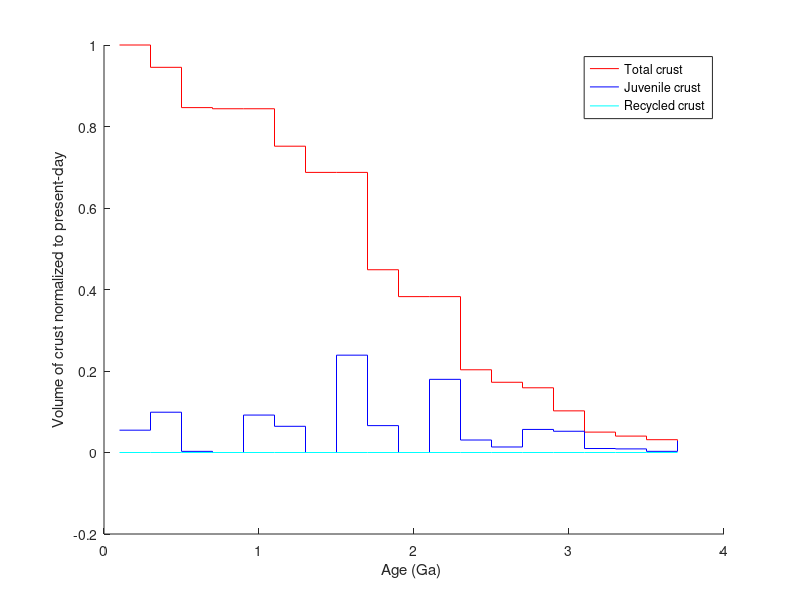
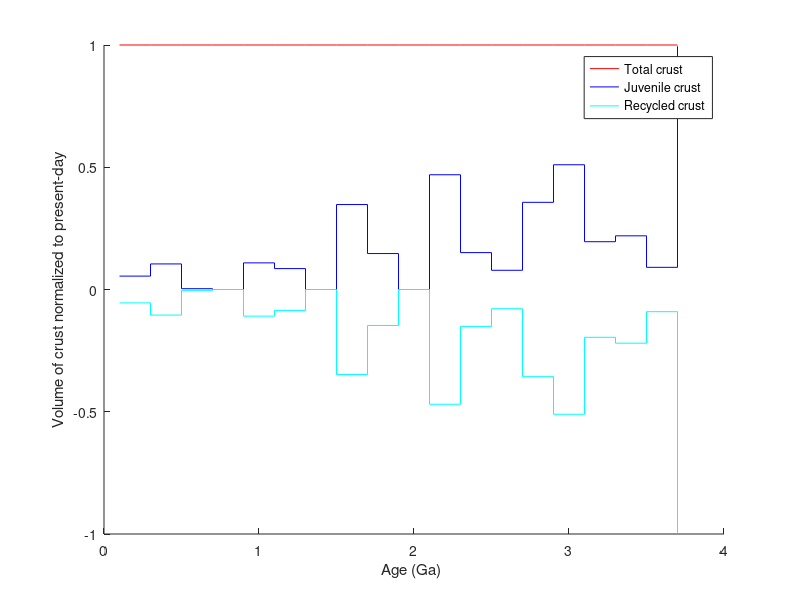
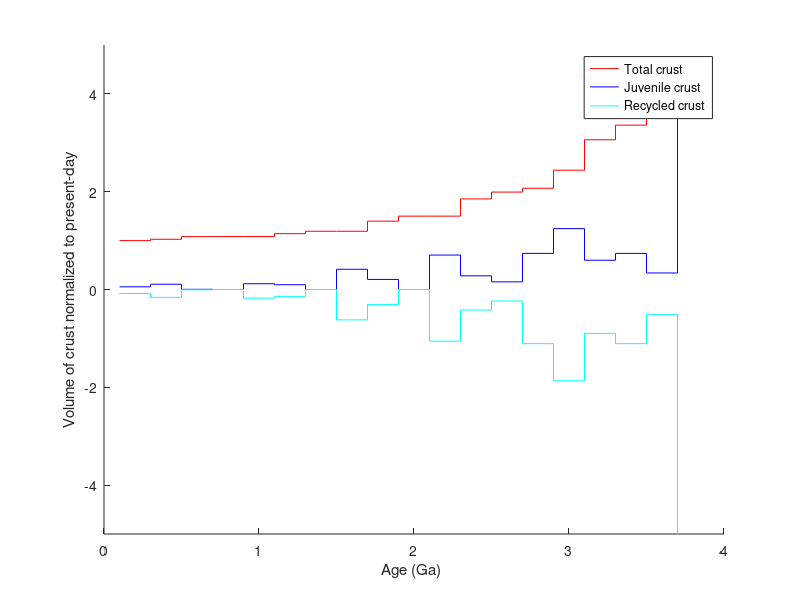
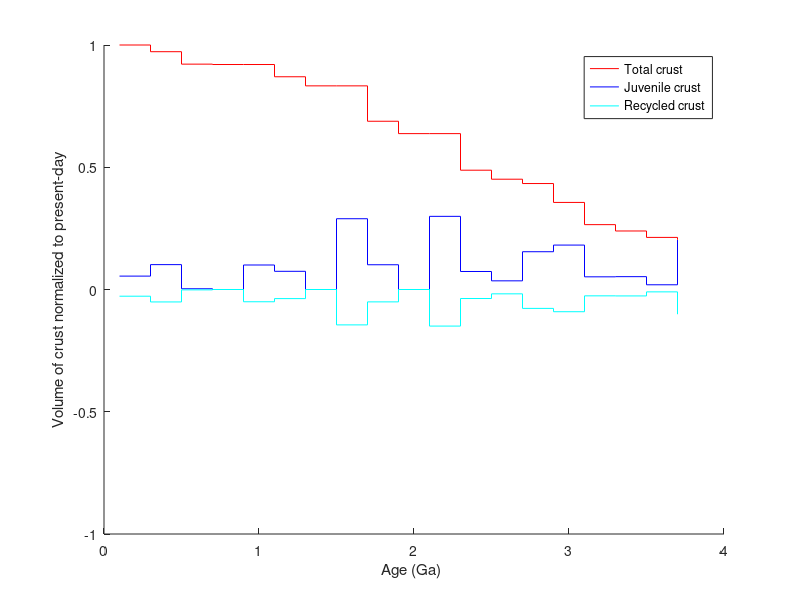

MATLAB code for these plots, in order:
%% Estimate volume of crust for different beta based on the relative proportions of juvenile crust deduced from Sediments

clear all

% Import the relative proportions of juvenile crust deduced from Nd isotopic composition of sediments
load x_NewCrust.mat
A = length(x_NewCrust);

% Different beta values
B1 = 0; % No recycling
B2 = 1; % Recycling = New crust
B3 = 1.5; % Recycling = 1.5*New crust
B4 = 0.5; % New crust = 2*Recycling

Volume_CC = NaN(A,5);
Volume_CC(A,:) = 1; % The total volume of crust present at 3.7Ga is initially defined to be equal to 1. Will be renormalized to present later in the script. 
Volume_CC(:,2) = 1; 

Volume_NewCrust = NaN(A,5); %New crust means juvenile here
Volume_NewCrust(A,:) = x_NewCrust(A,2); 

Volume_RecyCrust = NaN(A,4);
Volume_RecyCrust(:,1) = 0; 
Volume_RecyCrust(A,2) = -x_NewCrust(A,2); 
Volume_RecyCrust(A,3) = -1.5*x_NewCrust(A,2); 
Volume_RecyCrust(A,4) = -0.5*x_NewCrust(A,2); 
Volume_RecyCrust(A,5) = x_NewCrust(A,2)-1;

x_RecyCrust = NaN(A,5);
x_RecyCrust(A,5) = 1-x_NewCrust(A,2);

for i=1:(A-1)
    
    %Case for which B1=0; No recycling
    Volume_CC(A-i,1) = Volume_CC(A-i+1,1)/(1-x_NewCrust(A-i,2));
    Volume_NewCrust(A-i,1) = x_NewCrust(A-i,2)*Volume_CC(A-i,1);
    
    %Case for which B2=1; Recycling = New crust
    Volume_NewCrust(A-i,2) = x_NewCrust(A-i,2)* Volume_CC(A-i,2);
    Volume_RecyCrust(A-i,2) = -x_NewCrust(A-i,2)* Volume_CC(A-i,2);
    
    %Case for which B3=1.5; Recycling = 1.5*New crust
    Volume_CC(A-i,3) = Volume_CC(A-i+1,3)/(1+0.5*x_NewCrust(A-i,2));
    Volume_NewCrust(A-i,3) = x_NewCrust(A-i,2)* Volume_CC(A-i,3);
    Volume_RecyCrust(A-i,3) = -1.5*x_NewCrust(A-i,2)* Volume_CC(A-i,3);
    
    %Case for which B4=0.5; New crust = 2*Recycling
    Volume_CC(A-i,4) = Volume_CC(A-i+1,4)/(1-x_NewCrust(A-i,2)*0.5);
    Volume_NewCrust(A-i,4) = x_NewCrust(A-i,2)* Volume_CC(A-i,4);
    Volume_RecyCrust(A-i,4) = -0.5*x_NewCrust(A-i,2)* Volume_CC(A-i,4);
    
end

% Normalization to present day volume of continental crust
Volume_CC_Today = NaN(A,5);
Volume_NewCrust_Today = NaN(A,5);
Volume_NewCrust_Today_bis = NaN(A,5);
Volume_Recycled_Today = NaN(A,5);
Volume_Recycled_Today_bis = NaN(A,5);

for i=1:A
    %Case for which B1=0; No recycling
    Volume_CC_Today(i,1) = Volume_CC(i,1)/Volume_CC(1,1);
    Volume_NewCrust_Today(i,1) =  x_NewCrust(i,2)* Volume_CC_Today(i,1);
    Volume_Recycled_Today(i,1) =  0;
    
    %Case for which B2=1; Recycling = New crust
    Volume_CC_Today(i,2) = Volume_CC(i,2)/Volume_CC(1,2);
    Volume_NewCrust_Today(i,2) =  x_NewCrust(i,2)* Volume_CC_Today(i,2);
    Volume_Recycled_Today(i,2) =  -x_NewCrust(i,2)* Volume_CC_Today(i,2);
    
    %Case for which B3=2; Recycling = 2*New crust
    Volume_CC_Today(i,3) = Volume_CC(i,3)/Volume_CC(1,3);
    Volume_NewCrust_Today(i,3) =  x_NewCrust(i,2)* Volume_CC_Today(i,3);
    Volume_Recycled_Today(i,3) =  -1.5*x_NewCrust(i,2)* Volume_CC_Today(i,3);
    
    %Case for which B4=0.5; New crust = 2*Recycling
    Volume_CC_Today(i,4) = Volume_CC(i,4)/Volume_CC(1,4);
    Volume_NewCrust_Today(i,4) =  x_NewCrust(i,2)* Volume_CC_Today(i,4);
    Volume_Recycled_Today(i,4) =  -0.5*x_NewCrust(i,2)* Volume_CC_Today(i,4);
end

figure(1)
hold on
stairs(x_NewCrust(:,1),Volume_CC_Today(:,1),'-r');
stairs(x_NewCrust(:,1),Volume_NewCrust_Today(:,1),'-b');
stairs(x_NewCrust(:,1),Volume_Recycled_Today(:,1),'-c');
axis([0 4 -0.2 1]);
xlabel('Age (Ga) ');
ylabel('Volume of crust normalized to present-day');
legend('Total crust','Juvenile crust','Recycled crust');
hold off

figure(2)
hold on
stairs(x_NewCrust(:,1),Volume_CC_Today(:,2),'-r');
stairs(x_NewCrust(:,1),Volume_NewCrust_Today(:,2),'-b');
stairs(x_NewCrust(:,1),Volume_Recycled_Today(:,2),'-c');
axis([0 4 -1 1]);
xlabel('Age (Ga) ');
ylabel('Volume of crust normalized to present-day');
legend('Total crust','Juvenile crust','Recycled crust');
hold off

figure(3)
hold on
stairs(x_NewCrust(:,1),Volume_CC_Today(:,3),'-r');
stairs(x_NewCrust(:,1),Volume_NewCrust_Today(:,3),'-b');
stairs(x_NewCrust(:,1),Volume_Recycled_Today(:,3),'-c');
axis([0 4 -5 5]);
xlabel('Age (Ga) ');
ylabel('Volume of crust normalized to present-day');
legend('Total crust','Juvenile crust','Recycled crust');
hold off

figure(4)
hold on
stairs(x_NewCrust(:,1),Volume_CC_Today(:,4),'-r');
stairs(x_NewCrust(:,1),Volume_NewCrust_Today(:,4),'-b');
stairs(x_NewCrust(:,1),Volume_Recycled_Today(:,4),'-c');
axis([0 4 -1 1]);
xlabel('Age (Ga) ');
ylabel('Volume of crust normalized to present-day');
legend('Total crust','Juvenile crust','Recycled crust');
hold off

